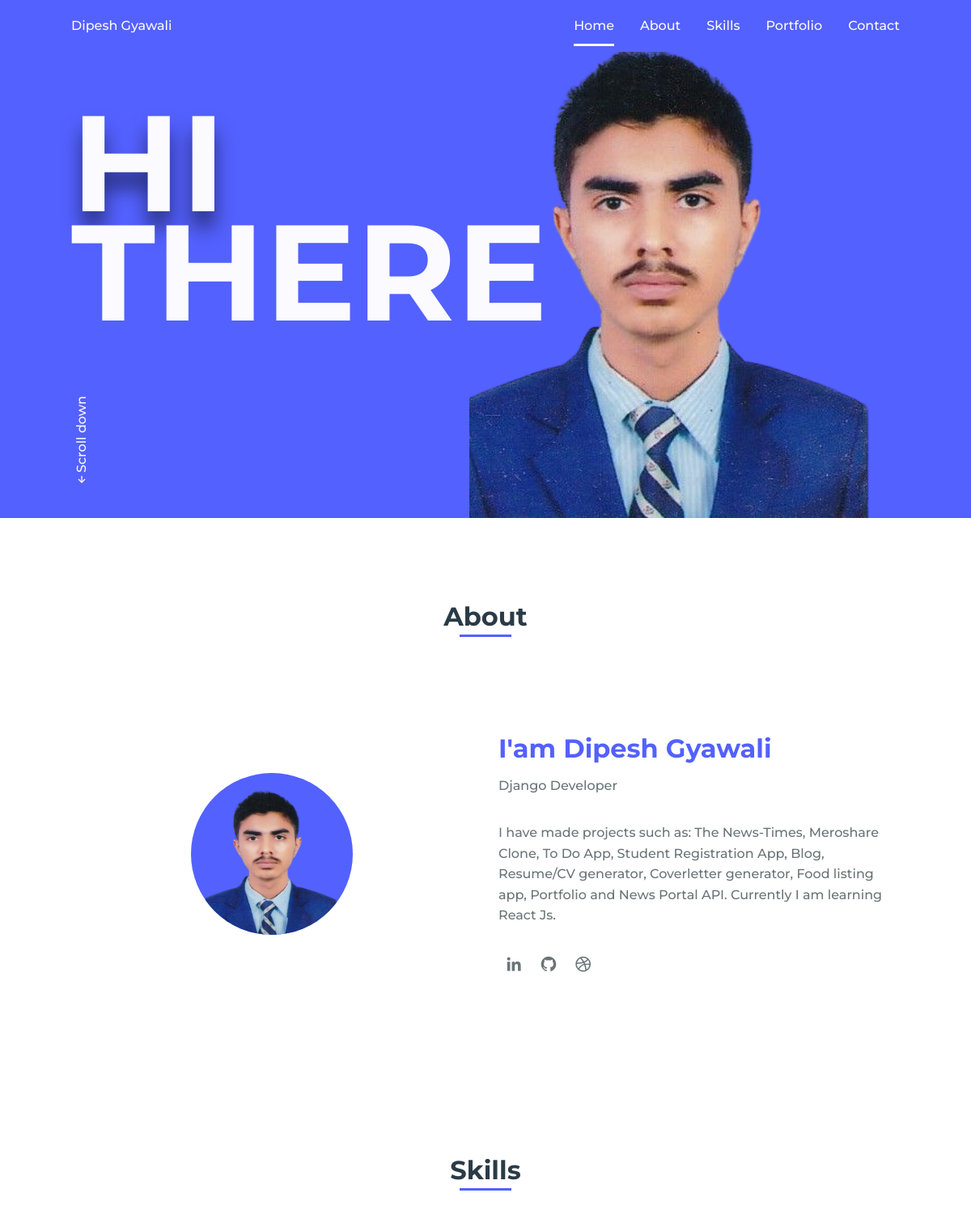
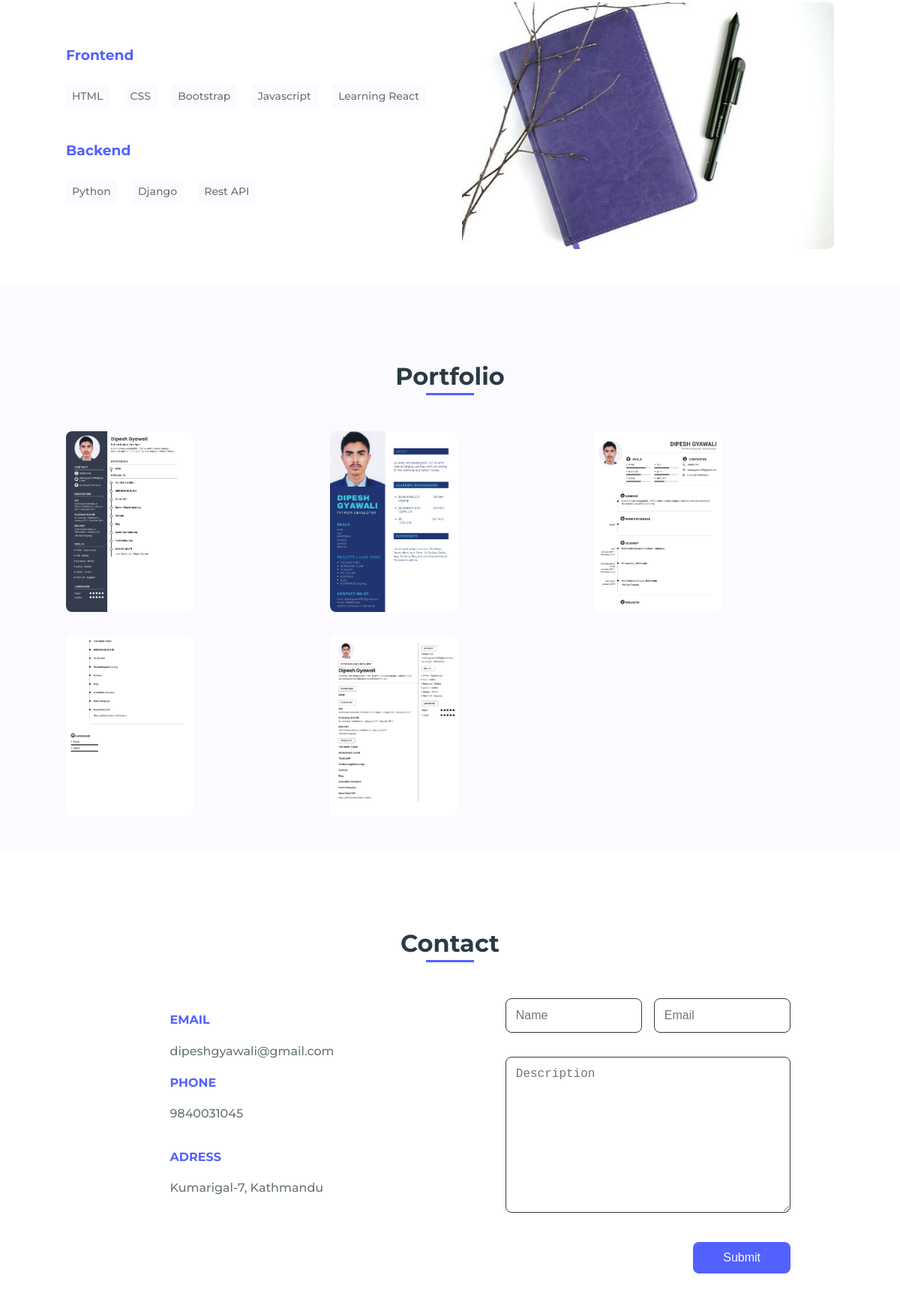
The page / (upper part) on the database its author committed (2 pictures, top to bottom).
### dipesh/models.py (models this page shows, shortened)
class Home(models.Model):
    name = models.CharField(max_length=20)
    greetings_1 = models.CharField(max_length=5)
    greetings_2 = models.CharField(max_length=5)
    picture = models.ImageField(upload_to='picture/')
    updated = models.DateTimeField(auto_now=True)

class About(models.Model):
    heading = models.CharField(max_length=50)
    career = models.CharField(max_length=20)
    description = models.TextField(blank=False)
    profile_img = models.ImageField(upload_to='profile/')
    updated = models.DateTimeField(auto_now=True)

class Category(models.Model):
    name = models.CharField(max_length=20)
    updated = models.DateTimeField(auto_now=True)
    class Meta:
        verbose_name = 'Skill'
        verbose_name_plural = 'Skills'

class Skills(models.Model):
    category = models.ForeignKey(Category,
                                on_delete=models.CASCADE)
    skill_name = models.CharField(max_length=20)

class Portfolio(models.Model):
    image = models.ImageField(upload_to='portfolio/')
    link = models.URLField(max_length=200)

### dipesh/views.py (the view)
# urls.py: path('',views.index,name='index'),
def index(request):
    home = Home.objects.latest('updated')
    about = About.objects.latest('updated')
    profiles = Profile.objects.filter(about=about)
    categories = Category.objects.all()
    portfolios = Portfolio.objects.all()
    if request.method=="POST":
        n_name=request.POST.get("n_name","")
        email=request.POST.get("email","")
        description=request.POST.get("description","")
        contact = Contactform(n_name=n_name, email=email, description =description)
        contact.save()
    context = {
        'home': home,
        'about': about,
        'profiles': profiles,
        'categories': categories,
        'portfolios': portfolios,
    }
    return render(request,'index.html',context)

### dipesh/templates/index.html (shortened to what this page needs)
{% load static %}
<!DOCTYPE html>
    <html lang="en">
    <head>
        <link rel="stylesheet" href="{% static 'assets/css/styles.css' %}">
        <link href='https://cdn.jsdelivr.net/npm/boxicons@2.0.5/css/boxicons.min.css' rel='stylesheet'>
    </head>
    <body>
        <header class="l-header">
            <nav class="nav bd-grid">
                <div>
                    <a href="#" class="nav__logo">{{home.name}}</a>
                </div>
                <div class="nav__menu" id="nav-menu">
                    <ul class="nav__list">
                        <li class="nav__item"><a href="#home" class="nav__link active">Home</a></li>
                        <li class="nav__item"><a href="#about" class="nav__link">About</a></li>
                        <li class="nav__item"><a href="#skills" class="nav__link">Skills</a></li>
                        <li class="nav__item"><a href="#portfolio" class="nav__link">Portfolio</a></li>
                        <li class="nav__item"><a href="#contact" class="nav__link">Contact</a></li>
                    </ul>
                </div>
            </nav>
        </header>
        <main class="l-main">
            <section class="home" id="home">
                <div class="home__container bd-grid">
                    <h1 class="home__title"><span>{{home.greetings_1}}</span><br>{{home.greetings_2}}</h1>
                    <div class="home__scroll">
                        <a href="#about" class="home__scroll-link"><i class='bx bx-up-arrow-alt' ></i>Scroll down</a>
                    </div>
                    <img src="{{home.picture.url}}" alt="" class="home__img">
                </div>
            </section>
            <section class="about section" id="about">
                <h2 class="section-title">About</h2>
                <div class="about__container bd-grid">
                    <div class="about__img">
                        <img src="{{about.profile_img.url}}" alt="">
                    </div>
                    <div>
                        <h2 class="about__subtitle">{{about.heading}}</h2>
                        <span class="about__profession">{{about.career}}</span>
                        <p class="about__text">{{about.description}}</p>
                        <div class="about__social">
                            <a href="https://www.linkedin.com/in/dipesh-gyawali-98403724a/" class="about__social-icon"><i class='bx bxl-linkedin' ></i></a>
                            <a href="https://github.com/Dipesh-Gyawali" class="about__social-icon"><i class='bx bxl-github' ></i></a>
                            <a href="https://github.com/Dipesh-Gyawali" class="about__social-icon"><i class='bx bxl-dribbble' ></i></a>
                        </div>
                    </div>
                </div>
            </section>
            <section class="skills section" id="skills">
                <h2 class="section-title">Skills</h2>
                <div class="skills__container bd-grid">
                    <div class="skills__box">
                        {% for category in categories %}
                            <h3 class="skills__subtitle">{{category.name}}</h3>
                                    {% for skills in category.skills_set.all %}
                                        <span class="skills__name">{{skills.skill_name}}</span>
                                    {% endfor %}
                        {% endfor %}
                    </div>
                    <div class="skills__img">
                        <img src="{% static 'assets/img/skill.jpg' %}" alt="">
                    </div>
                </div>
            </section>
            <section class="portfolio section" id="portfolio">
                <h2 class="section-title">Portfolio</h2>
                <div class="portfolio__container bd-grid">
                    {% for portfolio in portfolios %}
                        <div class="portfolio__img">
                            <img src="{{portfolio.image.url}}" alt="">
                        </div>
                    {% endfor %}
                </div>
            </section>
            <section class="contact section" id="contact">
                <h2 class="section-title">Contact</h2>
                <div class="contact__container bd-grid">
                    <div class="contact__info">
                        <h3 class="contact__subtitle">EMAIL</h3>
                        dipeshgyawali@gmail.com
                        <h3 class="contact__subtitle">PHONE</h3>
                        <span class="contact__text">9840031045</span>
                        <h3 class="contact__subtitle">ADRESS</h3>
                        <span class="contact__text">Kumarigal-7, Kathmandu</span>
                    </div>
                    <form method="POST" action="" class="contact__form">
                        <div class="contact__inputs">
                            <input type="text" placeholder="Name" name="n_name" id="n_name" class="contact__input">
                            <input type="mail" placeholder="Email" name="email" id="email" class="contact__input">
                        </div>
                        <textarea placeholder="Description" name="description" id="description" cols="0" rows="10" class="contact__input"></textarea>
                        <input type="submit" value="Submit" class="contact__button">
                    </form>
                </div>
            </section>
        </main>
    </body>
</html>

### rows shown on the page
Home: name "Dipesh Gyawali", greetings_1 "HI", greetings_2 "THERE", picture (picture)
About: profile_img (picture), heading "I'am Dipesh Gyawali", career "Django Developer", description "I have made projects such as: The News-Times, Meroshare Clone, To Do App, Student Registration App, Blog, Resume/CV generator, Coverletter generator, Food listing app, Portfolio and News Portal API. Currently I am learning React Js."
Category: name "Frontend"
Skills: skill_name "HTML"
Skills: skill_name "CSS"
Skills: skill_name "Bootstrap"
Skills: skill_name "Javascript"
Skills: skill_name "Learning React"
Category: name "Backend"
Skills: skill_name "Python"
Skills: skill_name "Django"
Skills: skill_name "Rest API"
Portfolio: image (picture)
Portfolio: image (picture)
Portfolio: image (picture)
Portfolio: image (picture)
Portfolio: image (picture)
